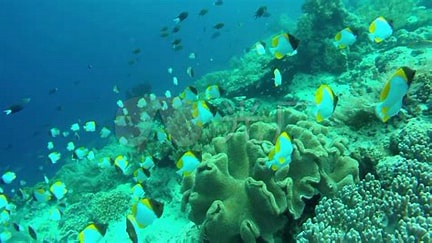
#> input picture tmp/frame_0000.jpg, 432 x 243 px, found by its file name
$ python DCP.py
#> lines starting #> are read from the running program, lines starting #| are printed output that depends on the picture
"""
    暗通道先验法
"""
import cv2
import numpy as np

"""
    计算图像的暗通到
"""
def get_dark_channel(image, window_size):
    min_channel = np.min(image, axis=2)
    dark_channel = cv2.erode(min_channel, np.ones((window_size, window_size)))
    return dark_channel

"""
    估计大气光
"""
def get_atmospheric_light(image, dark_channel):
    h, w = image.shape[:2]
    num_pixels = h * w
    num_brightest = int(max(num_pixels * 0.001, 1))

    flat_image = image.reshape(num_pixels, 3)
    flat_dark = dark_channel.ravel()

    indices = np.argsort(flat_dark)[-num_brightest:]
    atmospheric_light = np.mean(flat_image[indices], axis=0)
    return atmospheric_light

"""
    计算图像的传输图，描述光的投射率
"""
def get_transmission(image, atmospheric_light, omega, window_size):
    norm_image = image / atmospheric_light
    dark_channel = get_dark_channel(norm_image, window_size)
    transmission = 1 - omega * dark_channel
    return transmission

"""
    使用逆向物理模型恢复图像的颜色和对比度
"""
def recover_image(image, transmission, atmospheric_light, t0):
    transmission = np.maximum(transmission, t0)
    recovered = (image - atmospheric_light) / transmission[:, :, np.newaxis] + atmospheric_light
    return np.clip(recovered, 0, 255).astype(np.uint8)

def dark_channel_prior(image_path):
    image = cv2.imread(image_path)
#> image is the input picture: shape (243, 432, 3); mean B, G, R 130.7, 143.6, 29.7
    image = image.astype(np.float64)

    window_size = 15
    omega = 0.95
    t0 = 0.1

    dark_channel = get_dark_channel(image, window_size)
#> in get_dark_channel, `min_channel = np.min(image, axis=2)`:
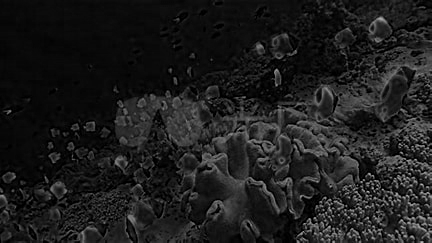
#> min_channel: shape (243, 432) float64; min 0, max 185, mean 29.2
#> in get_dark_channel, `dark_channel = cv2.erode(min_channel, np.ones((window_size, window_siz..`:
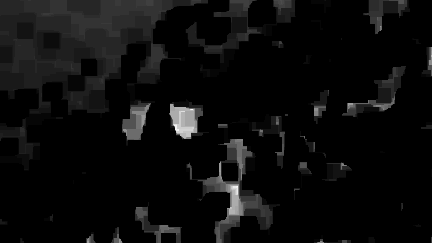
#> dark_channel: shape (243, 432) float64; min 0, max 40, mean 1.9; drawn with min black and max white
    atmospheric_light = get_atmospheric_light(image, dark_channel)
#> in get_atmospheric_light, `indices = np.argsort(flat_dark)[-num_brightest:]`: indices = 104 values, max 84045 at index 57, min 47278 at index 81, mean 62397.1
#> in get_atmospheric_light, `atmospheric_light = np.mean(flat_image[indices], axis=0)`: atmospheric_light = [103.6, 142.2, 62.99]
#> atmospheric_light = [103.6, 142.2, 62.99]
    transmission = get_transmission(image, atmospheric_light, omega, window_size)
#> in get_transmission, `norm_image = image / atmospheric_light`:
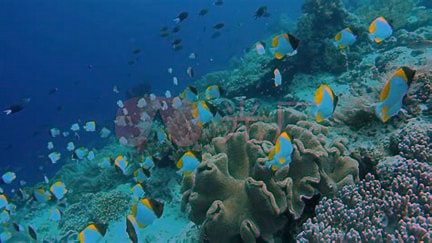
#> norm_image: shape (243, 432, 3) float64; mean B, G, R 1.26, 1.01, 0.471; drawn with min black and max white
#> call 2 of get_dark_channel, with window_size = 15
#> in get_dark_channel (call 2), `min_channel = np.min(image, axis=2)`:
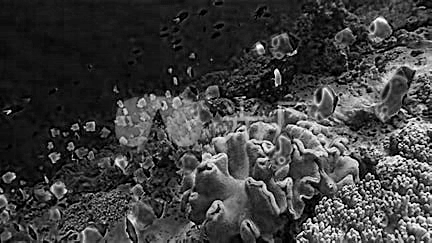
#> min_channel: shape (243, 432) float64; min 0, max 1.79, mean 0.447; drawn with min black and max white
#> in get_dark_channel (call 2), `dark_channel = cv2.erode(min_channel, np.ones((window_size, window_siz..`:
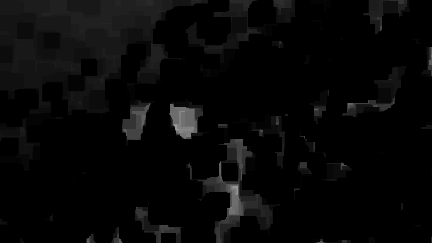
#> dark_channel: shape (243, 432) float64; min 0, max 0.635, mean 0.029
#> in get_transmission, `transmission = 1 - omega * dark_channel`:
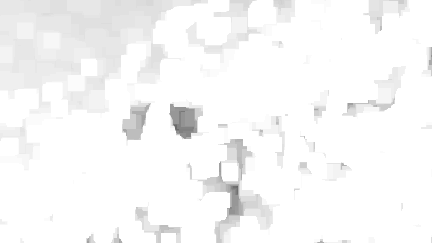
#> transmission: shape (243, 432) float64; min 0.397, max 1, mean 0.972
    recovered_image = recover_image(image, transmission, atmospheric_light, t0)
#> in recover_image, `recovered = (image - atmospheric_light) / transmission[:, :, np.newaxi..`:
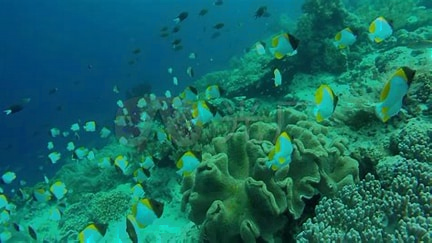
#> recovered: shape (243, 432, 3) float64; mean B, G, R 131.7, 143.4, 28.6; drawn with min black and max white

    return recovered_image

if __name__ == "__main__":
    input_image_path = "/home/ljp/a.krabs/krabs/tmp/frame_0000.jpg"  # 替换为你实际的图像路径
    output_image_path = "enhanced_image.jpg"

    enhanced_image = dark_channel_prior(input_image_path)
    cv2.imwrite(output_image_path, enhanced_image)
    cv2.imshow('Enhanced Image', enhanced_image)
    cv2.waitKey(0)
    cv2.destroyAllWindows()
